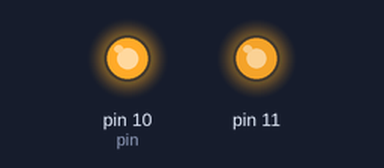
The sketch below on a simulated Arduino Uno, built with avr-gcc and run on an emulated ATmega328P. On the bench: output pins drawn as LEDs (lit = HIGH). The local clock reads 2024-03-15 10:24:30 at power-on unless the sketch sets it.

Above: at 0.1 s.
Timing chart, 0 to 74.5 s (numbered marks = the images above):
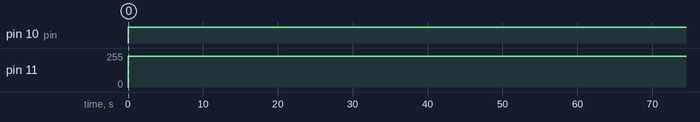

Measured:
- by itself, pin 10 (pin): LOW → HIGH at 0.00 s
- by itself, pin 11: 0/255 → 230/255 at 0.00 s, → 231/255 73.0 s later

The sketch:

LightController.ino
```cpp
// (licence header left out)
// ----------------------- RTC Library -----------------------
// Use Wire and RTClib (https://github.com/adafruit/RTClib):
// Please note that there are a significant differences between the original JeeLabs RTCLib and the Adafruit fork!
#include <Wire.h>
#include "RTClib.h"
#include "ChannelManager.h"

// ----------------------- Constants -----------------------
// ¤CHANGE¤
const int MaxChannels = 2;   // Max number of channels, change if more or less are required
const int MaxPoints = 10;    // Max number of light intensity points, change if more or less are required

// ----------------------- Variables -----------------------
// RTC
RTC_DS1307 RTC;

// Time
DateTime CurrentTime;

// ----------------------- Lights -----------------------

// Schedule Point format: (Hour, Minute, Intensity)
// Difference in intensity between points is faded/increased gradually
// Example:
// 	Channels[0].AddPoint(8, 0, 0);
//	Channels[0].AddPoint(8, 30, 255);
//	Channels[0].AddPoint(11, 0, 255);
//  ...
//
// Explanation:
//  00:00 - 08:00 -> Light OFF
//  08:00 - 08:30 -> Increment light towards Fully ON
//  08:30 - 11:00 -> Light Fully ON
//
// Min intensity value: 0 (OFF)
// Max intensity value: 255 (Fully ON)
//
// If only 1 point is added, channel always maintains value of that point
//
// There is the option of which fade mode to use.
// Basically there are 2 modes: Linear and Exponential
// - Linear is what you would expect - 50% on = 50% duty cycle.
// - Exponential is an estimation of how our eyes react to brightness. The 'real' formula is actually inverse logarithmic,
// 	 but for our use exponential is close enough (feel free to add more fade modes if you disagree) - and much faster to compute!

Channel Channels[MaxChannels];
Point Points[MaxChannels][MaxPoints];

// Add more timing definitions here if more channels are added:
// ¤CHANGE¤
void InitializeChannels(int channels) {
	// Channel 0: (Example)
	// This is an example of a typical lighting schedule (Lights on 08:30 - 19:00 w. 30 minutes of sunrise / sunset added)
	// using linear fading on pin 10.

	//int channelNo = 0;
	//int pin = 10;
	//Channels[channelNo] = Channel(pin, MaxPoints, fademode_linear, Points[channelNo]);
	//Channels[channelNo].AddPoint(8, 0, 0);
	//Channels[channelNo].AddPoint(8, 30, 255);
	//Channels[channelNo].AddPoint(19, 0, 255);
	//Channels[channelNo].AddPoint(19, 30, 0);

	// Channel 0:
	int channelNo = 0;	// Currently editing channel 0
	int pin = 10;		// Channel 0 uses pin 10
	Channels[channelNo] = Channel(pin, MaxPoints, fademode_linear, Points[channelNo]);	// Initialize channel and choose FadeMode
	Channels[channelNo].AddPoint(8, 0, 0);	// Add Point (can also use decimal values ranging from 0 to 1 if you prefer)
	Channels[channelNo].AddPoint(9, 0, 255);
	Channels[channelNo].AddPoint(19, 30, 255);
	Channels[channelNo].AddPoint(20, 0, 0);

	// Channel 1:
	channelNo = 1;	// Currently editing channel 1
	pin = 11;		// Channel 1 uses pin 11
	Channels[channelNo] = Channel(pin, MaxPoints, fademode_linear, Points[channelNo]);
	Channels[channelNo].AddPoint(8, 0, 0);
	Channels[channelNo].AddPoint(8, 30, 150);
	Channels[channelNo].AddPoint(11, 0, 255);
	Channels[channelNo].AddPoint(11, 15, 0);
	Channels[channelNo].AddPoint(12, 30, 0);
	Channels[channelNo].AddPoint(12, 45, 255);
	Channels[channelNo].AddPoint(19, 30, 150);
	Channels[channelNo].AddPoint(20, 0, 0);
}

// ----------------------- Functions -----------------------
long lastUpdateTime = 0;

// Update light intensity values
void UpdateLights(DateTime currentTime)
{
	long now = Seconds(currentTime.hour(), currentTime.minute(), currentTime.second());	// Convert current time to seconds since midnight
	if(now != lastUpdateTime)  	// Perform update only if there is a perceivable change in time (no point wasting clock cycles otherwise)
	{
		for(int channel = 0; channel < MaxChannels; channel++)    		// For each Channel
		{
			analogWrite(Channels[channel].GetPin(), Channels[channel].GetLightIntensityInt(now));	// Get updated light intensity and write value to pin (update is performed when reading value)
		}
	}
	lastUpdateTime = now;
}


// Convert HH:mm:ss -> Seconds since midnight
long Seconds(int hours, int minutes, int seconds) {
	return ((long)hours * 60 * 60) + (minutes * 60) + seconds ;
}

// ----------------------- Setup -----------------------
void setup() {
	// Initialize channel schedules
	InitializeChannels(MaxChannels);

	// Clock
	Wire.begin();
	RTC.begin();
	//RTC.adjust(DateTime(__DATE__, __TIME__));  // Set RTC time to sketch compilation time, only use for 1 (ONE) run. Will reset time at each device reset!
}

// ----------------------- Loop -----------------------
void loop() {
	// Get current time
	CurrentTime = RTC.now();

	// Update lights
	UpdateLights(CurrentTime);
}
```

ChannelManager.cpp
```cpp
#include "Arduino.h"
#include "ChannelManager.h"

// ---------------- Point ------------------------
Point::Point()
{
	_minutes = 0;
	_intensity = 0;
}

// Initialize Point with given values
Point::Point(byte h, byte m, float intensity)
{
	_minutes = (60 * (int)h) + m;
	if(intensity > 1)
	{
		_intensity = intensity / (float)255;
	}
	else
	{
		_intensity = intensity;
	}
}

long Point::GetTimeSeconds()
{
	return _minutes * 60;
}

byte Point::GetHours()
{
	return (byte)(_minutes / 60);
}

byte Point::GetMinutes()
{
	return (byte)(_minutes % 60);
}

float Point::GetIntensity()
{
	return _intensity;
}

byte Point::GetIntensityInt()
{
	return (byte)((float) 255 * _intensity);
}

byte Point::GetIntensityPercent()
{
	return (byte)(100 * _intensity);
}

bool Point::IsValid()
{
	return _minutes >= 0 && _minutes < 60 * 24 && _intensity >= 0 && _intensity <= 1;
}

bool Point::IsZero()
{
	return _minutes == 0 && _intensity == 0;
}

void Point::PrintPoint()
{
	Serial.print("Point: ");
	Serial.print(GetHours());
	Serial.print("-");
	Serial.print(GetMinutes());
	Serial.print("-");
	Serial.print(GetIntensityPercent());
	if(IsValid())
	{
		Serial.println(" VALID");
	}
	else
	{
		Serial.println(" NOT VALID");
	}
}

// ------------------- Channel ---------------------------

Channel::Channel() {}

// Initialize channel w. no points
Channel::Channel(int pin, int maxLength, FadeMode fadeMode, Point* m)
{
	_pin = pin;
	_lightValue = 0;
	_fadeMode = fadeMode;
	_maxLength = maxLength;
	_length = 0;
	_currentPosition = 1;
	_storage = m;
}

int Channel::GetPin()
{
	return _pin;
}

// Add Point to first available position (wrapper function)
void Channel::AddPoint(int h, int m, float intensity)
{
	Point p = Point(h, m, intensity);
	if(_length == 0)
	{
		_previous = p;
		_next = p;
		_currentPosition = 1;
		_length = 1;
	}
	else
	{
		_previous = p;
		_currentPosition++;
		_length++;
	}
	SetPoint(_currentPosition, p);
}

void Channel::SetPoint(int index, int h, int m, float intensity)
{
	SetPoint(index, Point(h, m, intensity));
}

void Channel::SetPoint(int index, Point p)
{
	_storage[index] = p;
}

void Channel::ClearPoint(int index)
{
	SetPoint(index, Point());
}

Point Channel::GetPoint(int index)
{
	return _storage[index];
}

void Channel::GoToCurrentPosition(long time)
{
	if(_length <= 1) return;
	while(true)
	{
		if (_previous.GetTimeSeconds() <= time && _next.GetTimeSeconds() > time)
		{
			// Between 'previous' point and 'next'
			break;
		}
		else if (_previous.GetTimeSeconds() <= time && _next.GetTimeSeconds() < _previous.GetTimeSeconds())
		{
			// Between 'previous' point and 'next', currently before midnight and 'next' beeing after midnight
			break;
		}
		else if (_previous.GetTimeSeconds() > time && _next.GetTimeSeconds() > time && _previous.GetTimeSeconds() > _next.GetTimeSeconds())
		{
			// Between 'previous' point and 'next', currently after midnight and 'previous' point being before midnight
			break;
		}
		else
		{
			// Better luck next time
			MoveForward();
		}
	}
}

void Channel::MoveForward()
{
	int nextPosition = 1;
	if(_currentPosition < _length - 1)
	{
		_currentPosition++;
		nextPosition = _currentPosition + 1;
	}
	else if(_currentPosition == _length - 1)
	{
		_currentPosition++;
		nextPosition = 1;
	}
	else if(_currentPosition == _length)
	{
		_currentPosition = 1;
		nextPosition = _currentPosition + 1;
	}
	_previous = _storage[_currentPosition];
	_next =  _storage[nextPosition];
}

int Channel::GetLightIntensityInt(long time)
{
	UpdateCurrentLightValue(time);
	return _lightValue;
}

float Channel::CorrectForFadeMode(float intensity)
{
	switch(_fadeMode)
	{
		case fademode_exponential:
			return intensity * intensity;
		default:
			return intensity;
	}
}

void Channel::UpdateData()
{
	_length = 1;
	Point _c;
	Point _n;
	for(_length; _length < _maxLength; _length++)
	{
		// End of channel has been reached if:
		_c = _storage[_length];
		//_c.PrintPoint();
		if(!_c.IsValid() || _length == _maxLength)
		{
			// Current point is invalid (can only happen at the first one) or Max length of channel has been reached
			return;
		}
		_n = _storage[_length + 1];
		if(!_n.IsValid() || _n.GetTimeSeconds() < _c.GetTimeSeconds() || (_c.IsZero() && _n.IsZero()))
		{
			// Next point is invalid or earlier than current point (different kind of invalid)
			return;
		}
	}
}

int Channel::GetLength()
{
	return _length;
}

void Channel::UpdateCurrentLightValue(long time)
{
	GoToCurrentPosition(time);
	long timeDiff = 0;
	long prevPointTime = _previous.GetTimeSeconds();
	float prevPointIntensity = _previous.GetIntensity();
	long nextPointTime = _next.GetTimeSeconds();
	float nextPointIntensity = _next.GetIntensity();

	if(prevPointTime > nextPointTime)   // Midnight rollover
	{
		timeDiff = (nextPointTime + 24 * 60 * 60) - prevPointTime;
	}
	else
	{
		timeDiff = nextPointTime - prevPointTime;
	}

	long progress = 0;
	if(time >= prevPointTime)   // Currently before midnight
	{
		progress = time - prevPointTime;
	}
	else     // Currently after midnight
	{
		progress = (time + 24 * 60 * 60) - prevPointTime;
	}
	float intensityDiff = nextPointIntensity - prevPointIntensity;	// Difference in light intesity between points
	float intensity = prevPointIntensity + (progress * (intensityDiff / timeDiff)); // Current intensity
	_lightValue = 255 * CorrectForFadeMode(intensity);		// Light value
}

void Channel::Reset()
{
	_currentPosition = 1;
	_previous = GetPoint(1);
	_next = GetPoint(1);
}
```

ChannelManager.h
```cpp
#include "Arduino.h"

// ----------------------- Fade Mode -----------------------
enum FadeMode
{
    fademode_linear,
    fademode_exponential
};

// ----------------------- Point -----------------------
class Point
{
public:
	Point();
	Point(byte h, byte m, float intensity);
	long GetTimeSeconds();
	byte GetHours();
	byte GetMinutes();
	float GetIntensity();
	byte GetIntensityPercent();
	byte GetIntensityInt();
	bool IsValid();
	bool IsZero();
	void PrintPoint();

private:
	long _minutes;
	float _intensity;
};

// Channel data type
class Channel
{
public:
	Channel();
	Channel(int pin, int maxLength, FadeMode fadeMode, Point* m);
	int GetPin();
	void AddPoint(int h, int m, float intensity);
	void SetPoint(int index, int h, int m, float intensity);
	void SetPoint(int index, Point p);
	void ClearPoint(int index);
	Point GetPoint(int index);
	void GoToCurrentPosition(long time);
	void MoveForward();
	int GetLightIntensityInt(long time);
	float CorrectForFadeMode(float intensity);
	void UpdateCurrentLightValue(long time);
	void UpdateData();
	int GetLength();
	void Reset();

private:
	int _pin;
	int _lightValue;
	FadeMode _fadeMode;
	int _currentPosition;
	int _length;
	int _maxLength;
	Point _previous;
	Point _next;
	Point* _storage;
};
```
